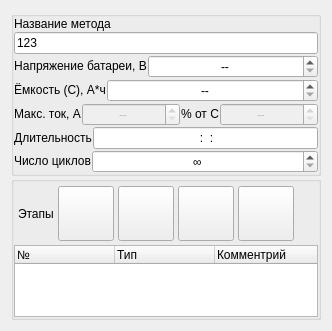
     <widget class="QWidget" name="layoutWidget">
      <layout class="QVBoxLayout" name="verticalLayout_3">
       <property name="spacing">
        <number>0</number>
       </property>
       <item>
        <widget class="QGroupBox" name="method_box">
         <property name="sizePolicy">
          <sizepolicy hsizetype="Expanding" vsizetype="Maximum">
           <horstretch>0</horstretch>
           <verstretch>0</verstretch>
          </sizepolicy>
         </property>
         <property name="title">
          <string/>
         </property>
         <layout class="QVBoxLayout" name="verticalLayout">
          <property name="spacing">
           <number>1</number>
          </property>
          <property name="leftMargin">
           <number>0</number>
          </property>
          <property name="topMargin">
           <number>0</number>
          </property>
          <property name="rightMargin">
           <number>0</number>
          </property>
          <property name="bottomMargin">
           <number>0</number>
          </property>
          <item>
           <widget class="QLabel" name="labelName">
            <property name="text">
             <string>Название метода</string>
            </property>
           </widget>
          </item>
          <item>
           <widget class="QLineEdit" name="ed_method_name">
            <property name="sizePolicy">
             <sizepolicy hsizetype="Expanding" vsizetype="Maximum">
              <horstretch>0</horstretch>
              <verstretch>0</verstretch>
             </sizepolicy>
            </property>
            <property name="text">
             <string>123</string>
            </property>
            <property name="maxLength">
             <number>256</number>
            </property>
           </widget>
          </item>
          <item>
           <layout class="QHBoxLayout" name="horizontalLayout_4">
            <property name="spacing">
             <number>1</number>
            </property>
            <item>
             <widget class="QLabel" name="labelVoltage">
              <property name="sizePolicy">
               <sizepolicy hsizetype="Preferred" vsizetype="Fixed">
                <horstretch>0</horstretch>
                <verstretch>0</verstretch>
               </sizepolicy>
              </property>
              <property name="text">
               <string>Напряжение батареи, В</string>
              </property>
              <property name="textFormat">
               <enum>Qt::PlainText</enum>
              </property>
              <property name="alignment">
               <set>Qt::AlignCenter</set>
              </property>
             </widget>
            </item>
            <item>
             <widget class="QDoubleSpinBox" name="edVoltage">
              <property name="sizePolicy">
               <sizepolicy hsizetype="Expanding" vsizetype="Maximum">
                <horstretch>0</horstretch>
                <verstretch>0</verstretch>
               </sizepolicy>
              </property>
              <property name="alignment">
               <set>Qt::AlignCenter</set>
              </property>
              <property name="specialValueText">
               <string>--</string>
              </property>
              <property name="maximum">
               <double>9999.989999999999782</double>
              </property>
             </widget>
            </item>
           </layout>
          </item>
          <item>
           <layout class="QHBoxLayout" name="horizontalLayout_5">
            <property name="spacing">
             <number>1</number>
            </property>
            <item>
             <widget class="QLabel" name="labelCapacity">
              <property name="sizePolicy">
               <sizepolicy hsizetype="Preferred" vsizetype="Fixed">
                <horstretch>0</horstretch>
                <verstretch>0</verstretch>
               </sizepolicy>
              </property>
              <property name="text">
               <string>Ёмкость (C), А*ч</string>
              </property>
              <property name="alignment">
               <set>Qt::AlignCenter</set>
              </property>
             </widget>
            </item>
            <item>
             <widget class="QDoubleSpinBox" name="edCapacity">
              <property name="sizePolicy">
               <sizepolicy hsizetype="Expanding" vsizetype="Maximum">
                <horstretch>0</horstretch>
                <verstretch>0</verstretch>
               </sizepolicy>
              </property>
              <property name="alignment">
               <set>Qt::AlignCenter</set>
              </property>
              <property name="specialValueText">
               <string>--</string>
              </property>
              <property name="maximum">
               <double>9999.989999999999782</double>
              </property>
             </widget>
            </item>
           </layout>
          </item>
          <item>
           <layout class="QHBoxLayout" name="horizontalLayout_6">
            <property name="spacing">
             <number>1</number>
            </property>
            <item>
             <widget class="QLabel" name="labelMaxCurrent">
              <property name="sizePolicy">
               <sizepolicy hsizetype="Preferred" vsizetype="Fixed">
                <horstretch>0</horstretch>
                <verstretch>0</verstretch>
               </sizepolicy>
              </property>
              <property name="text">
               <string>Макс. ток, А</string>
              </property>
              <property name="textFormat">
               <enum>Qt::PlainText</enum>
              </property>
              <property name="alignment">
               <set>Qt::AlignCenter</set>
              </property>
             </widget>
            </item>
            <item>
             <widget class="QDoubleSpinBox" name="edMMaxCurrent">
              <property name="enabled">
               <bool>false</bool>
              </property>
              <property name="sizePolicy">
               <sizepolicy hsizetype="Expanding" vsizetype="Preferred">
                <horstretch>0</horstretch>
                <verstretch>0</verstretch>
               </sizepolicy>
              </property>
              <property name="alignment">
               <set>Qt::AlignCenter</set>
              </property>
              <property name="specialValueText">
               <string>--</string>
              </property>
              <property name="maximum">
               <double>9999.989999999999782</double>
              </property>
             </widget>
            </item>
            <item>
             <widget class="QLabel" name="labelCapPercent">
              <property name="sizePolicy">
               <sizepolicy hsizetype="Preferred" vsizetype="Fixed">
                <horstretch>0</horstretch>
                <verstretch>0</verstretch>
               </sizepolicy>
              </property>
              <property name="text">
               <string>% от С</string>
              </property>
              <property name="alignment">
               <set>Qt::AlignCenter</set>
              </property>
             </widget>
            </item>
            <item>
             <widget class="QDoubleSpinBox" name="edCapPercent">
              <property name="enabled">
               <bool>false</bool>
              </property>
              <property name="sizePolicy">
               <sizepolicy hsizetype="Expanding" vsizetype="Preferred">
                <horstretch>0</horstretch>
                <verstretch>0</verstretch>
               </sizepolicy>
              </property>
              <property name="alignment">
               <set>Qt::AlignCenter</set>
              </property>
              <property name="specialValueText">
               <string>--</string>
              </property>
              <property name="suffix">
               <string> %</string>
              </property>
              <property name="decimals">
               <number>4</number>
              </property>
              <property name="maximum">
               <double>9999.989999999999782</double>
              </property>
              <property name="singleStep">
               <double>0.100000000000000</double>
              </property>
             </widget>
            </item>
           </layout>
          </item>
          <item>
           <layout class="QHBoxLayout" name="horizontalLayout_7">
            <property name="spacing">
             <number>1</number>
            </property>
            <item>
             <widget class="QLabel" name="labelMethodTime">
              <property name="sizePolicy">
               <sizepolicy hsizetype="Preferred" vsizetype="Fixed">
                <horstretch>0</horstretch>
                <verstretch>0</verstretch>
               </sizepolicy>
              </property>
              <property name="text">
               <string>Длительность</string>
              </property>
              <property name="alignment">
               <set>Qt::AlignCenter</set>
              </property>
             </widget>
            </item>
            <item>
             <widget class="QLineEdit" name="edMethodTime">
              <property name="sizePolicy">
               <sizepolicy hsizetype="Expanding" vsizetype="Preferred">
                <horstretch>0</horstretch>
                <verstretch>0</verstretch>
               </sizepolicy>
              </property>
              <property name="inputMask">
               <string notr="true">009:09:09</string>
              </property>
              <property name="alignment">
               <set>Qt::AlignCenter</set>
              </property>
             </widget>
            </item>
           </layout>
          </item>
          <item>
           <layout class="QHBoxLayout" name="horizontalLayout_8">
            <property name="spacing">
             <number>1</number>
            </property>
            <item>
             <widget class="QLabel" name="labelCycleCount">
              <property name="sizePolicy">
               <sizepolicy hsizetype="Preferred" vsizetype="Fixed">
                <horstretch>0</horstretch>
                <verstretch>0</verstretch>
               </sizepolicy>
              </property>
              <property name="text">
               <string>Число циклов</string>
              </property>
              <property name="alignment">
               <set>Qt::AlignCenter</set>
              </property>
             </widget>
            </item>
            <item>
             <widget class="QSpinBox" name="sbMCycleCount">
              <property name="sizePolicy">
               <sizepolicy hsizetype="Expanding" vsizetype="Preferred">
                <horstretch>0</horstretch>
                <verstretch>0</verstretch>
               </sizepolicy>
              </property>
              <property name="alignment">
               <set>Qt::AlignCenter</set>
              </property>
              <property name="specialValueText">
               <string>∞</string>
              </property>
              <property name="minimum">
               <number>0</number>
              </property>
              <property name="maximum">
               <number>99</number>
              </property>
             </widget>
            </item>
           </layout>
          </item>
         </layout>
        </widget>
       </item>
       <item>
        <widget class="QGroupBox" name="stages_box">
         <property name="sizePolicy">
          <sizepolicy hsizetype="Expanding" vsizetype="Expanding">
           <horstretch>0</horstretch>
           <verstretch>0</verstretch>
          </sizepolicy>
         </property>
         <property name="title">
          <string/>
         </property>
         <layout class="QVBoxLayout" name="verticalLayout_5">
          <property name="spacing">
           <number>0</number>
          </property>
          <property name="leftMargin">
           <number>0</number>
          </property>
          <property name="topMargin">
           <number>0</number>
          </property>
          <property name="rightMargin">
           <number>0</number>
          </property>
          <property name="bottomMargin">
           <number>0</number>
          </property>
          <item>
           <layout class="QHBoxLayout" name="horizontalLayout_3">
            <property name="spacing">
             <number>4</number>
            </property>
            <property name="sizeConstraint">
             <enum>QLayout::SetMinAndMaxSize</enum>
            </property>
            <property name="leftMargin">
             <number>4</number>
            </property>
            <property name="topMargin">
             <number>4</number>
            </property>
            <property name="rightMargin">
             <number>4</number>
            </property>
            <property name="bottomMargin">
             <number>4</number>
            </property>
            <item>
             <widget class="QLabel" name="labelStages">
              <property name="text">
               <string>Этапы</string>
              </property>
             </widget>
            </item>
            <item>
             <widget class="QToolButton" name="tbStageAdd">
              <property name="sizePolicy">
               <sizepolicy hsizetype="Fixed" vsizetype="Fixed">
                <horstretch>0</horstretch>
                <verstretch>0</verstretch>
               </sizepolicy>
              </property>
              <property name="toolTip">
               <string>Добавить этап</string>
              </property>
              <property name="statusTip">
               <string>Добавить этап</string>
              </property>
              <property name="text">
               <string/>
              </property>
              <property name="icon">
               <iconset resource="zrm_data.qrc">
                <normaloff>:/data/icons/plus.png</normaloff>:/data/icons/plus.png</iconset>
              </property>
              <property name="iconSize">
               <size>
                <width>48</width>
                <height>48</height>
               </size>
              </property>
             </widget>
            </item>
            <item>
             <widget class="QToolButton" name="tbStageRemove">
              <property name="sizePolicy">
               <sizepolicy hsizetype="Fixed" vsizetype="Fixed">
                <horstretch>0</horstretch>
                <verstretch>0</verstretch>
               </sizepolicy>
              </property>
              <property name="toolTip">
               <string>Удалить этап</string>
              </property>
              <property name="text">
               <string/>
              </property>
              <property name="icon">
               <iconset resource="zrm_data.qrc">
                <normaloff>:/data/icons/minus.png</normaloff>:/data/icons/minus.png</iconset>
              </property>
              <property name="iconSize">
               <size>
                <width>48</width>
                <height>48</height>
               </size>
              </property>
             </widget>
            </item>
            <item>
             <widget class="QToolButton" name="tbStageMoveDown">
              <property name="sizePolicy">
               <sizepolicy hsizetype="Fixed" vsizetype="Fixed">
                <horstretch>0</horstretch>
                <verstretch>0</verstretch>
               </sizepolicy>
              </property>
              <property name="toolTip">
               <string>Переместить вниз</string>
              </property>
              <property name="statusTip">
               <string>Удалить этап</string>
              </property>
              <property name="text">
               <string/>
              </property>
              <property name="icon">
               <iconset resource="zrm_data.qrc">
                <normaloff>:/data/icons/arrow_down.png</normaloff>:/data/icons/arrow_down.png</iconset>
              </property>
              <property name="iconSize">
               <size>
                <width>48</width>
                <height>48</height>
               </size>
              </property>
             </widget>
            </item>
            <item>
             <widget class="QToolButton" name="tbStageMoveUp">
              <property name="sizePolicy">
               <sizepolicy hsizetype="Fixed" vsizetype="Fixed">
                <horstretch>0</horstretch>
                <verstretch>0</verstretch>
               </sizepolicy>
              </property>
              <property name="toolTip">
               <string>Переместить вверх</string>
              </property>
              <property name="text">
               <string/>
              </property>
              <property name="icon">
               <iconset resource="zrm_data.qrc">
                <normaloff>:/data/icons/arrow_up.png</normaloff>:/data/icons/arrow_up.png</iconset>
              </property>
              <property name="iconSize">
               <size>
                <width>48</width>
                <height>48</height>
               </size>
              </property>
             </widget>
            </item>
            <item>
             <spacer name="horizontalSpacer">
              <property name="orientation">
               <enum>Qt::Horizontal</enum>
              </property>
              <property name="sizeHint" stdset="0">
               <size>
                <width>20</width>
                <height>20</height>
               </size>
              </property>
             </spacer>
            </item>
           </layout>
          </item>
          <item>
           <widget class="QTreeWidget" name="stages_list">
            <property name="sizePolicy">
             <sizepolicy hsizetype="Expanding" vsizetype="Expanding">
              <horstretch>0</horstretch>
              <verstretch>0</verstretch>
             </sizepolicy>
            </property>
            <property name="minimumSize">
             <size>
              <width>0</width>
              <height>0</height>
             </size>
            </property>
            <property name="maximumSize">
             <size>
              <width>16777215</width>
              <height>16777215</height>
             </size>
            </property>
            <property name="sizeAdjustPolicy">
             <enum>QAbstractScrollArea::AdjustToContents</enum>
            </property>
            <property name="editTriggers">
             <set>QAbstractItemView::AllEditTriggers</set>
            </property>
            <property name="tabKeyNavigation">
             <bool>false</bool>
            </property>
            <property name="showDropIndicator" stdset="0">
             <bool>false</bool>
            </property>
            <property name="dragDropOverwriteMode">
             <bool>false</bool>
            </property>
            <property name="selectionMode">
             <enum>QAbstractItemView::SingleSelection</enum>
            </property>
            <column>
             <property name="text">
              <string>№</string>
             </property>
            </column>
            <column>
             <property name="text">
              <string>Тип</string>
             </property>
            </column>
            <column>
             <property name="text">
              <string>Комментрий</string>
             </property>
            </column>
           </widget>
          </item>
         </layout>
        </widget>
       </item>
      </layout>
     </widget>
